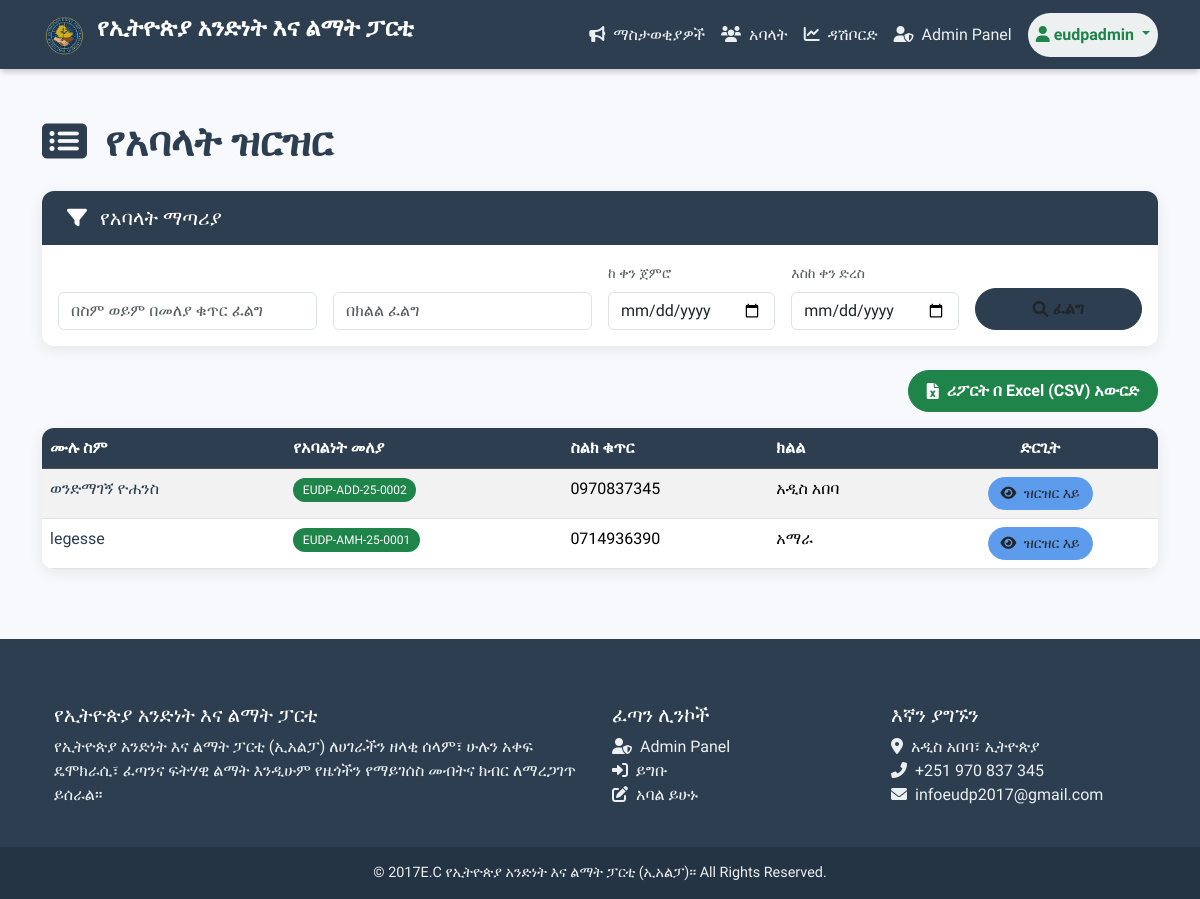
Page /members/list/ (signed in) on the committed database.
### members/models.py (models this page shows, shortened)
class Member(models.Model):
    user = models.OneToOneField(User, on_delete=models.CASCADE, verbose_name="የስርዓት ተጠቃሚ አካውንት")
    full_name = models.CharField(max_length=255, verbose_name="ሙሉ ስም")
    gender = models.CharField(max_length=1, choices=GENDER_CHOICES, verbose_name="ጾታ")
    date_of_birth = models.DateField(verbose_name="የትውልድ ቀን")
    photo = models.ImageField(upload_to='member_photos/', null=True, blank=True, verbose_name="ፎቶግራፍ")
    phone_number = models.CharField(max_length=15, unique=True, verbose_name="ስልክ ቁጥር")
    email = models.EmailField(max_length=255, blank=True, null=True, verbose_name="ኢሜይል")
    region = models.CharField(max_length=3, choices=REGION_CHOICES, verbose_name="ክልል")
    zone = models.CharField(max_length=100, verbose_name="ዞን")
    woreda = models.CharField(max_length=100, verbose_name="ወረዳ")
    kebele = models.CharField(max_length=100, blank=True, null=True, verbose_name="ቀበሌ")
    city = models.CharField(max_length=100, verbose_name="ከተማ")
    education_level = models.CharField(max_length=15, choices=EDUCATION_LEVEL_CHOICES, verbose_name="የትምህርት ደረጃ")
    membership_level = models.CharField(max_length=15, choices=MEMBERSHIP_LEVEL_CHOICES, default="REGULAR", verbose_name="የአባልነት ደረጃ")
    membership_id = models.CharField(max_length=50, unique=True, blank=True, null=True, verbose_name="የአባልነት መለያ ቁጥር")
    date_joined = models.DateTimeField(default=timezone.now, verbose_name="የተመዘገበበት ቀን")
    is_active = models.BooleanField(default=True, verbose_name="ንቁ አባል")

### members/views.py (the view)
# urls.py: path('list/', views.member_list, name='member_list'),
@login_required
def member_list(request):
    if not request.user.is_staff:
        return redirect('profile')
    queryset = Member.objects.filter(is_active=True).order_by('-date_joined')
    query = request.GET.get('query')
    region = request.GET.get('region')
    if query:
        queryset = queryset.filter(
            Q(full_name__icontains=query) |
            Q(membership_id__icontains=query)
        ).distinct()
    if region:
        queryset = queryset.filter(region__icontains=region)
    context = {'page_title': 'የአባላት ዝርዝር', 'members': queryset}
    return render(request, 'members/member_list.html', context)

### members/templates/members/member_list.html (shortened to what this page needs)
{% extends 'members/base.html' %}
{% block content %}
<h1 class="mb-4" style="color: var(--party-dark-bg); font-weight: 700;">
    <i class="fas fa-list-alt me-2"></i> {{ page_title }}
</h1>
<div class="card card-modern mb-4">
    <div class="card-header card-header-styled">
        <h5><i class="fas fa-filter me-2"></i> የአባላት ማጣሪያ</h5>
    </div>
    <div class="card-body">
        <form method="get" action="">
            <div class="row g-3 align-items-end">
                <div class="col-md-3">
                    <input type="text" name="query" class="form-control" placeholder="በስም ወይም በመለያ ቁጥር ፈልግ" value="{{ request.GET.query }}">
                </div>
                <div class="col-md-3">
                    <input type="text" name="region" class="form-control" placeholder="በክልል ፈልግ" value="{{ request.GET.region }}">
                </div>
                <div class="col-md-2">
                    <label class="form-label small text-muted">ከ ቀን ጀምሮ</label>
                    <input type="date" name="start_date" class="form-control" title="የተቀላቀለበት መጀመሪያ ቀን" value="{{ request.GET.start_date }}">
                </div>
                <div class="col-md-2">
                    <label class="form-label small text-muted">እስከ ቀን ድረስ</label>
                    <input type="date" name="end_date" class="form-control" title="የተቀላቀለበት መጨረሻ ቀን" value="{{ request.GET.end_date }}">
                </div>
                <div class="col-md-2">
                    <button type="submit" class="btn btn-search w-100">
                        <i class="fas fa-search me-1"></i> ፈልግ
                    </button>
                </div>
            </div>
        </form>
    </div>
</div>
<div class="d-flex justify-content-end mb-3">
    <a href="{% url 'export_members_csv' %}?{{ request.GET.urlencode }}" class="btn btn-export">
        <i class="fas fa-file-excel me-2"></i> ሪፖርት በ Excel (CSV) አውርድ
    </a>
</div>
<div class="card card-modern">
    <div class="card-body p-0">
        <div class="table-responsive">
            <table class="table table-striped table-hover table-custom mb-0">
                <thead class="table-dark">
                    <tr>
                        <th scope="col">ሙሉ ስም</th>
                        <th scope="col">የአባልነት መለያ</th>
                        <th scope="col">ስልክ ቁጥር</th>
                        <th scope="col">ክልል</th>
                        <th scope="col" class="text-center">ድርጊት</th>
                    </tr>
                </thead>
                <tbody>
                    {% for member in members %}
                    <tr>
                        <td><a href="{% url 'member_detail' member.pk %}" style="color: var(--party-dark-bg); text-decoration: none;">{{ member.full_name }}</a></td>
                        <td><span class="badge badge-membership">{{ member.membership_id }}</span></td>
                        <td>{{ member.phone_number }}</td>
                        <td>{{ member.get_region_display }}</td>
                        <td class="text-center">
                            <a href="{% url 'member_detail' member.pk %}" class="btn btn-detail btn-sm">
                                <i class="fas fa-eye me-1"></i> ዝርዝር እይ
                            </a>
                        </td>
                    </tr>
                    {% empty %}
                    <tr>
                        <td colspan="5" class="text-center py-4 text-muted">
                            <i class="fas fa-exclamation-circle me-2"></i> ምንም አይነት አባል አልተገኘም።
                        </td>
                    </tr>
                    {% endfor %}
                </tbody>
            </table>
        </div>
    </div>
</div>
{% endblock %}

### members/templates/members/base.html (shortened to what this page needs)
{% load static %}
<!DOCTYPE html>
<html lang="am">
<head>
    <link href="https://cdn.jsdelivr.net/npm/bootstrap@5.3.3/dist/css/bootstrap.min.css" rel="stylesheet">
    <link rel="stylesheet" href="https://cdnjs.cloudflare.com/ajax/libs/font-awesome/6.0.0-beta3/css/all.min.css">
</head>
<body>
    <nav class="navbar navbar-expand-lg navbar-dark navbar-custom sticky-top">
        <div class="container">
            <a class="navbar-brand" href="{% url 'member_list' %}">
            <img src="{% static 'images/logo.png' %}" alt="የፓርቲው አርማ" width="45" height="45" class="d-inline-block align-text-top me-1">                የኢትዮጵያ አንድነት እና ልማት ፓርቲ
            </a>
            <div class="collapse navbar-collapse" id="navbarNav">
                <ul class="navbar-nav ms-auto align-items-lg-center">
                    {% if user.is_authenticated %}
                        <li class="nav-item">
                            <a class="nav-link" href="{% url 'announcements' %}"><i class="fas fa-bullhorn me-2"></i>ማስታወቂያዎች</a>
                        </li>
                        {% if user.is_staff %}
                            <li class="nav-item">
                                <a class="nav-link" href="{% url 'member_list' %}"><i class="fas fa-users me-2"></i>አባላት</a>
                            </li>
                            <li class="nav-item">
                               <a class="nav-link" href="{% url 'dashboard' %}"><i class="fas fa-chart-line me-2"></i>ዳሽቦርድ</a>
                            </li>
                            <li class="nav-item me-lg-2">
                                <a class="nav-link" href="/admin/" target="_blank"><i class="fas fa-user-shield me-2"></i>Admin Panel</a>
                            </li>
                        {% else %}
                            <li class="nav-item me-lg-2">
                                <a class="nav-link" href="{% url 'profile' %}"><i class="fas fa-user-circle me-2"></i>የግል ገፄ</a>
                            </li>
                        {% endif %}
                        <li class="nav-item dropdown">
                            <a class="nav-link dropdown-toggle btn btn-sm" style="background-color: var(--party-light-text); color: var(--party-primary-color) !important; border-radius: 50px; font-weight: bold;" href="#" id="navbarDropdown" role="button" data-bs-toggle="dropdown" aria-expanded="false">
                                <i class="fas fa-user me-1"></i>{{ user.username }}
                            </a>
                        </li>
                    {% endif %}
                </ul>
            </div>
        </div>
    </nav>
    <main class="container main-content">
        {% block content %}
        {% endblock %}
    </main>
    <footer class="footer-custom">
        <div class="container p-4">
            <div class="row">
                <div class="col-lg-6 col-md-12 mb-4 mb-md-0">
                    <h5>የኢትዮጵያ አንድነት እና ልማት ፓርቲ</h5>
                    <p>
         የኢትዮጵያ አንድነት እና ልማት ፓርቲ (ኢአልፓ) ለሀገራችን ዘላቂ ሰላም፣ ሁሉን አቀፍ ዴሞክራሲ፣ ፈጣንና ፍትሃዊ ልማት እንዲሁም የዜጎችን የማይገሰስ መብትና ክብር ለማረጋገጥ ይሰራል‍።                    </p>
                </div>
                <div class="col-lg-3 col-md-6 mb-4 mb-md-0">
                    <h5 class="text-uppercase">ፈጣን ሊንኮች</h5>
                    <ul class="list-unstyled mb-0">
                            <li class="nav-item me-lg-2">
                                <a class="nav-link" href="/admin/" target="_blank"><i class="fas fa-user-shield me-2"></i>Admin Panel</a>
                            </li>
                        <li><a href="{% url 'login' %}"><i class="fas fa-sign-in-alt me-2"></i>ይግቡ</a></li>
                        <li><a href="{% url 'register_member' %}"><i class="fas fa-edit me-2"></i>አባል ይሁኑ</a></li>
                    </ul>
                </div>
                <div class="col-lg-3 col-md-6 mb-4 mb-md-0">
                    <h5 class="text-uppercase">እኛን ያግኙን</h5>
                    <ul class="list-unstyled mb-0">
                        <li><i class="fas fa-map-marker-alt me-2"></i>አዲስ አበባ፣ ኢትዮጵያ</li>
                        <li><i class="fas fa-phone-alt me-2"></i>+251 970 837 345</li>
                        <li><i class="fas fa-envelope me-2"></i>infoeudp2017@gmail.com</li>
                    </ul>
                </div>
            </div>
        </div>
        <div class="text-center footer-bottom">
            © 2017E.C የኢትዮጵያ አንድነት እና ልማት ፓርቲ (ኢአልፓ)። All Rights Reserved.
        </div>
    </footer>
</body>
</html>

### members/templates/members/base.html (style rules this page uses)
body, h1, h2, h3, h4, h5, h6, .navbar-brand, .nav-link, .btn, .card-title, .top-bar-text { font-family: 'Abyssinica SIL', serif; }
:root { --party-dark-bg: #2c3e50; --party-primary-color: #1e8449; --party-secondary-color: #176638; --party-light-text: #ecf0f1; --party-background: #f7f9fc; }
body { background-color: var(--party-background); color: #34495e; }
.navbar-custom { background-color: var(--party-dark-bg); box-shadow: 0 4px 6px -1px rgba(0, 0, 0, 0.2); padding-top: 5px; padding-bottom: 5px; }
.navbar-custom .navbar-brand { color: white !important; font-weight: 700; font-size: 1.5rem; }
.navbar-custom .nav-link { color: var(--party-light-text) !important; font-weight: 500; padding: 10px 18px; border-radius: 5px; transition: all 0.3s ease; }
.main-content { padding-top: 50px; padding-bottom: 70px; }
.footer-custom { background-color: var(--party-dark-bg); color: var(--party-light-text); padding: 40px 0 0; }
.footer-custom h5 { color: white; }
.footer-bottom { background-color: #243445; padding: 15px 0; font-size: 0.9rem; }
.footer-custom a { color: var(--party-light-text); text-decoration: none; }

### members/templates/members/member_list.html (style rules this page uses)
:root { --party-dark-bg: #2c3e50; --party-primary-color: #1e8449; --party-secondary-color: #176638; --party-background: #f7f9fc; }
.card-modern { border: none; border-radius: 12px; box-shadow: 0 4px 15px rgba(0, 0, 0, 0.08); overflow: hidden; }
.card-header-styled { background-color: var(--party-dark-bg); color: white; padding: 15px 25px; font-weight: 600; border-bottom: none; }
.card-header-styled h5 { margin-bottom: 0; }
.btn-search, .btn-export { font-weight: 600; border-radius: 50px; padding: 8px 18px; transition: all 0.3s; display: flex; align-items: center; justify-content: center; }
.btn-search { background-color: var(--party-dark-bg); border-color: var(--party-dark-bg); }
.btn-export { background-color: var(--party-primary-color); border-color: var(--party-primary-color); color: white; }
.table-custom thead th { background-color: var(--party-dark-bg) !important; color: white; font-weight: 600; vertical-align: middle; }
.badge-membership { background-color: var(--party-primary-color) !important; font-weight: 500; padding: 0.5em 0.8em; border-radius: 50px; }
.btn-detail { background-color: #5d9cec; border-color: #5d9cec; font-weight: 500; border-radius: 50px; padding: 5px 12px; transition: all 0.3s; }

### rows in the picture
Member: full_name "ወንድማገኝ ዮሐንስ", membership_id "EUDP-ADD-25-0002", phone_number "0970837345", region "አዲስ አበባ"
Member: full_name "legesse", membership_id "EUDP-AMH-25-0001", phone_number "0714936390", region "አማራ"

### other values in the picture
{{ user.username }} "eudpadmin"
{{ page_title }} "የአባላት ዝርዝር"
